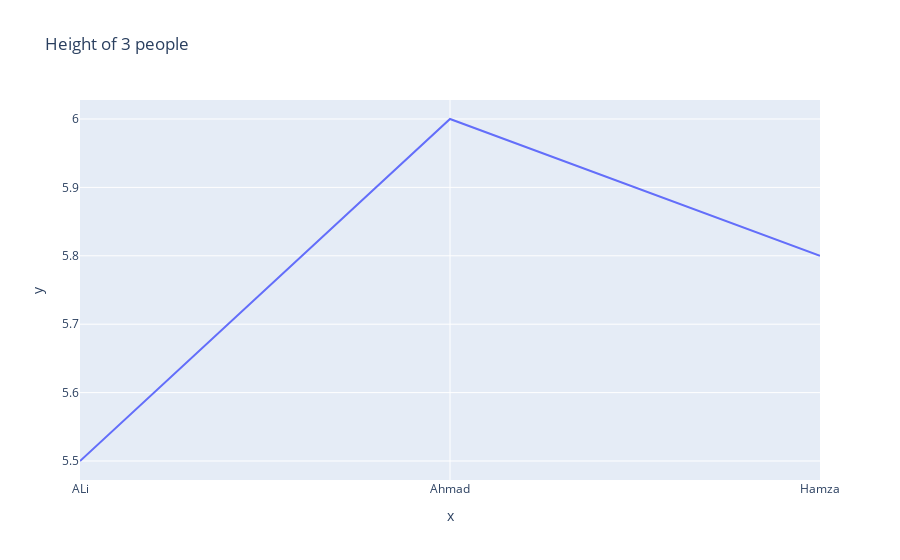

Source (notebook cell):
### Code cell
# make two colums one of 3 random names and height
names = ['ALi', 'Ahmad', 'Hamza']
height = [5.5, 6.0, 5.8]

import plotly.express as px

#create a plot (line chart)
fig = px.line(x=names, y=height, title='Height of 3 people')
fig.show()

### Figure 1 — Plotly figure (JSON) as saved in the notebook; plotly's stock layout.template omitted (floating-point values rounded to 4 significant figures)
{"data": [{"hovertemplate": "x=%{x}<br>y=%{y}<extra></extra>", "legendgroup": "", "line": {"color": "#636efa", "dash": "solid"}, "marker": {"symbol": "circle"}, "mode": "lines", "name": "", "orientation": "v", "showlegend": false, "type": "scatter", "x": ["ALi", "Ahmad", "Hamza"], "xaxis": "x", "y": [5.5, 6, 5.8], "yaxis": "y"}], "layout": {"legend": {"tracegroupgap": 0}, "title": {"text": "Height of 3 people"}, "xaxis": {"anchor": "y", "domain": [0, 1], "title": {"text": "x"}}, "yaxis": {"anchor": "x", "domain": [0, 1], "title": {"text": "y"}}}}
